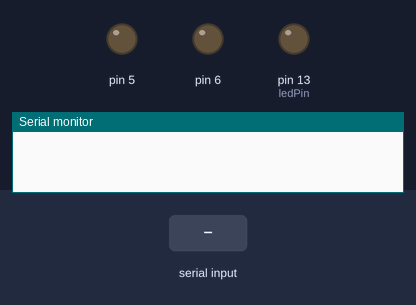
This sketch was run on a simulated Arduino Uno, built with avr-gcc and run on an emulated ATmega328P. Shown: output pins drawn as LEDs (lit = HIGH), the last lines printed to the serial monitor. Inputs (shaded band) come from the test bench.

Above: at 1.2 s.
1.3 s: "a" received over Serial
At 2.1 s:
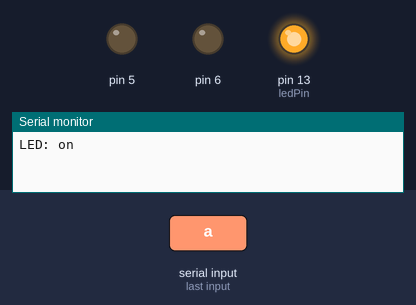
2.8 s: "c" received over Serial
At 3.3 s:
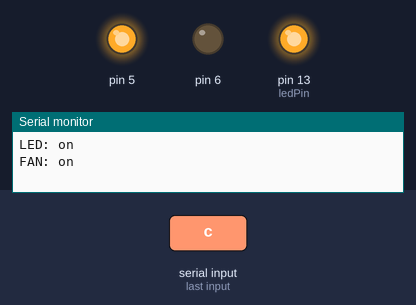
4.3 s: "b" received over Serial
At 5.6 s:
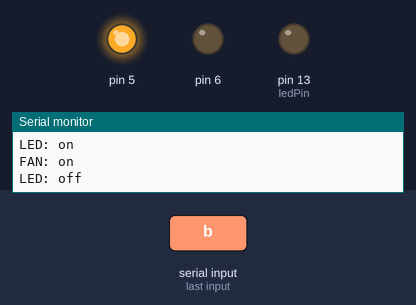
Timing chart, 0 to 7.3 s (numbered marks = the images above; inputs shaded):
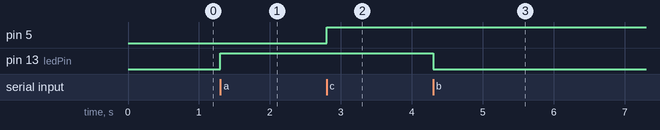

The sketch:

light_and_fan_on_and_off.ino
```cpp
int ledPin = 13;
int state = 0;
int flag = 0;

void setup()
{
pinMode(ledPin, OUTPUT);
pinMode(5, OUTPUT);
pinMode(6, OUTPUT);
digitalWrite(ledPin, LOW);
digitalWrite(5, LOW);
digitalWrite(6, LOW);
Serial.begin(9600);
}
void loop()
{
if(Serial.available() > 0)
{
state = Serial.read();
flag=0;
}
if (state == 'a')
{
digitalWrite(ledPin,HIGH);
if(flag == 0)
{
Serial.println("LED: on");
flag = 1;
}
}
else if (state == 'b')
{
digitalWrite(ledPin,LOW);
if(flag == 0)
{
Serial.println("LED: off");
flag = 1;
}
}
else if (state == 'c')
{
digitalWrite(5,HIGH);
digitalWrite(6,LOW);
if(flag == 0)
{
Serial.println("FAN: on");
flag = 1;
}
}
else if (state == 'd')
{
digitalWrite(5,LOW);
digitalWrite(6,LOW);
if(flag == 0)
{
Serial.println("FAN: off");
flag = 1;
}
}
}
```

Measured:
- after the input at 1.3 s, pin 13 (ledPin): LOW → HIGH at once
- after the input at 2.8 s, pin 5: LOW → HIGH at once
- after the input at 4.3 s, pin 13 (ledPin): HIGH → LOW at once
